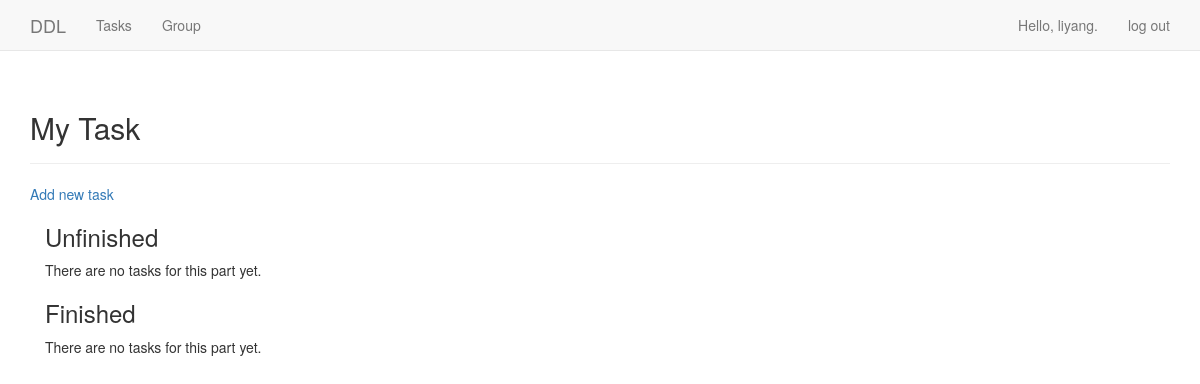
The page /topic/ (signed in) on the database as committed earlier.
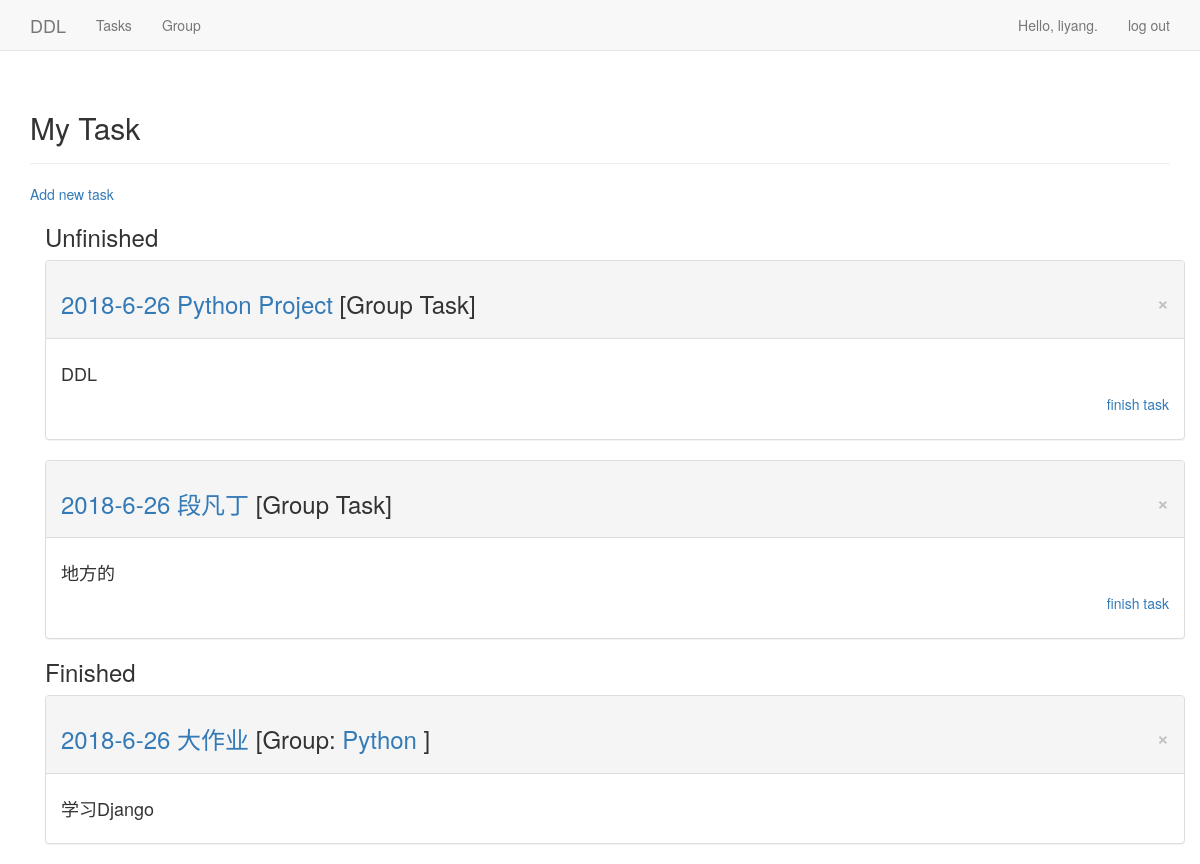
The same page on the database as committed later.
### ddl/models.py (models this page shows)
class GroupTask(models.Model):
    YYYY = models.IntegerField()
    MM = models.IntegerField()
    DD = models.IntegerField()
    date_ended = models.DateTimeField()
    text = models.TextField()
    tag = models.BooleanField()
    date_added = models.DateTimeField(auto_now_add = True)
    title = models.TextField()
    UserID = models.TextField()
    owner = models.ForeignKey(User, on_delete = models.CASCADE)
    group = models.ForeignKey(Group, on_delete = models.CASCADE)

### users/models.py (models this page shows)
class Group(models.Model):
    name = models.CharField(max_length = 10)
    text = models.TextField()
    leader = models.ForeignKey(User, on_delete = models.CASCADE, related_name = 'LeadGroup')
    member = models.ManyToManyField(User)

### ddl/views.py (the view)
# urls.py: url(r'^topic/$', views.topic, name = 'topic'),
@login_required
def topic(request):
    todos = GroupTask.objects.filter(owner = request.user, tag = False).order_by('date_ended')
    finisheds = GroupTask.objects.filter(owner = request.user, tag = True).order_by('date_ended')
    context = {'todos':todos, 'finisheds':finisheds}
    return render(request, 'ddl/topic.html', context)

### ddl/templates/ddl/topic.html
{% extends "ddl/base.html" %}
{% block header %}
  <h2>My Task</h2>
{% endblock header %}
{% block content %}
   <a href = "{% url 'ddl:new_entry' %}">Add new task</a>
   <br>
    <div class = "container">
      <div class = "intro">
  <h3>Unfinished</h3>
    </div>
    <div>
  {% for todo in todos %}
	<div class = "panel panel-default">
	  <div class = "panel-heading">
	    <h3>
		  <a href = "{% url 'ddl:edit_entry' todo.id %}">
		    {{ todo.date_ended|date:'Y-n-d' }}
			{{todo.title}}
	      </a>
		  {% if todo.group.id == 1 %}
		    [Self Task]
		  {% else %}
		    [Group Task]
	      {% endif %}
		  <button type="button" class="close" aria-label="Close" onclick="window.location.href='{% url 'ddl:delete_entry' todo.id %}'"><span aria-hidden="true">×</span></button>
        </h3>
    </div>
	  <div class = "panel-body">
      <h4>
	    {{ todo.text|linebreaks }}
      </h4>
          <p align="right">
            <a href="{% url 'ddl:finish_entry' todo.id 0 %}">finish task</a>
          </p>
	  </div>
	</div>
  {% empty %}
	There are no tasks for this part yet.
  {% endfor %}
  <div class = "intro">
    <h3>Finished</h3>
  </div>
  {% for finished in finisheds %}
    <div class = "panel panel-default">
      <div class = "panel-heading">
        <h3>
            <a href = "{% url 'ddl:edit_entry' finished.id %}">
			  {{ finished.date_ended|date:'Y-n-d' }}
			  {{finished.title}}
			</a>
		    {% if finished.group.id == 1 %}
		      [Self Task]
		    {% else %}
				[Group: <a href = "{% url 'users:group_info' finished.group.id %}"> {{ finished.group.name }} </a> ]
	        {% endif %}
			<button type="button" class="close" aria-label="Close" onclick="window.location.href='{% url 'ddl:delete_entry' finished.id %}'"><span aria-hidden="true">×</span></button>
        </h3>
      </div>
      <div class = "panel-body">
        <h4>
          {{ finished.text|linebreaks }}
        </h4>
      </div>
    </div>
  {% empty %}
    There are no tasks for this part yet.
  {% endfor %}
{% endblock content %}

### ddl/templates/ddl/base.html (shortened to what this page needs)
{% load bootstrap3 %}
<!DOCTYPE html>
<html lang = "en">
  <head>
	{% bootstrap_css %}
	<link rel="stylesheet" href="https://cdn.bootcss.com/bootstrap/3.3.7/css/bootstrap.min.css">
  </head>
  <body>
	  <nav class = "navbar navbar-default navbar-static-top">
	    <div class = "container">
		  <div class = "navbar-header">
		    <a class = "navbar-brand" href = "{% url 'ddl:index' %}">
		      DDL
		    </a>
		  </div>
		  <div id = "navbar" class = "navbar-collapse collapse">
		    <ul class = "nav navbar-nav">
		      <li><a href = "{% url 'ddl:topic' %}">Tasks</a></li>
			  <li><a href = "{% url 'users:group' %}">Group</a></li>
		    </ul>
		    <ul class = "nav navbar-nav navbar-right">
		      {% if user.is_authenticated %}
			    <li><a>Hello, {{ user.username }}.</a></li>
			    <li><a href = "{% url 'users:logout' %}">log out</a></li>
			  {% else %}
			    <li><a href = "{% url 'users:register' %}">register</a></li>
			    <li><a href = "{% url 'users:login' %}">log in</a></li>
			  {% endif %}
		    </ul>
		  </div>
        </div>
	  </nav>
	  <div class = "container">
	    <div class = "page-header">
		  {% block header %}{% endblock header %}
		</div>
		<div>
		  {% block content %}{% endblock content %}
		</div>
	  </div>
  </body>
</html>

Rows that differ between the two databases and show on the page:
added GroupTask: date_ended "2018-6-26", title "Python Project", shows "[Group Task]", text "DDL", shown under "Unfinished"
added GroupTask: date_ended "2018-6-26", title "段凡丁", shows "[Group Task]", text "地方的", shown under "Unfinished"
added GroupTask: date_ended "2018-6-26", title "大作业", group.name "Python", text "学习Django", shown under "Finished"
Other text that changed with them:
text no longer shown: "There are no tasks for this part yet. There are no tasks for this part yet."
